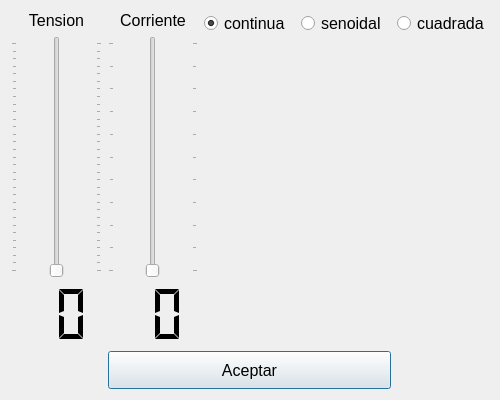
<?xml version="1.0" encoding="UTF-8"?>
<ui version="4.0">
 <class>Parametros</class>
 <widget class="QDialog" name="Parametros">
  <property name="geometry">
   <rect>
    <x>0</x>
    <y>0</y>
    <width>500</width>
    <height>400</height>
   </rect>
  </property>
  <property name="sizePolicy">
   <sizepolicy hsizetype="Expanding" vsizetype="Expanding">
    <horstretch>0</horstretch>
    <verstretch>0</verstretch>
   </sizepolicy>
  </property>
  <property name="minimumSize">
   <size>
    <width>500</width>
    <height>400</height>
   </size>
  </property>
  <property name="maximumSize">
   <size>
    <width>500</width>
    <height>400</height>
   </size>
  </property>
  <property name="font">
   <font>
    <pointsize>12</pointsize>
   </font>
  </property>
  <property name="windowTitle">
   <string>Parametros</string>
  </property>
  <property name="windowIcon">
   <iconset theme="QIcon::ThemeIcon::DocumentProperties"/>
  </property>
  <layout class="QGridLayout" name="gridLayout" rowstretch="1,8,1" columnstretch="1,1,1,1,1">
   <item row="0" column="0" rowspan="2">
    <layout class="QVBoxLayout" name="verticalLayout" stretch="0,4,1">
     <item>
      <widget class="QLabel" name="label">
       <property name="text">
        <string>Tension</string>
       </property>
       <property name="alignment">
        <set>Qt::AlignmentFlag::AlignCenter</set>
       </property>
      </widget>
     </item>
     <item>
      <widget class="QSlider" name="sliderTension">
       <property name="sizePolicy">
        <sizepolicy hsizetype="Expanding" vsizetype="Expanding">
         <horstretch>0</horstretch>
         <verstretch>0</verstretch>
        </sizepolicy>
       </property>
       <property name="maximum">
        <number>30</number>
       </property>
       <property name="pageStep">
        <number>1</number>
       </property>
       <property name="orientation">
        <enum>Qt::Orientation::Vertical</enum>
       </property>
       <property name="tickPosition">
        <enum>QSlider::TickPosition::TicksBothSides</enum>
       </property>
       <property name="tickInterval">
        <number>1</number>
       </property>
      </widget>
     </item>
     <item>
      <widget class="QLCDNumber" name="lcdTension">
       <property name="frameShape">
        <enum>QFrame::Shape::NoFrame</enum>
       </property>
       <property name="digitCount">
        <number>2</number>
       </property>
       <property name="segmentStyle">
        <enum>QLCDNumber::SegmentStyle::Flat</enum>
       </property>
      </widget>
     </item>
    </layout>
   </item>
   <item row="0" column="1" rowspan="2">
    <layout class="QVBoxLayout" name="verticalLayout_2" stretch="0,4,1">
     <item>
      <widget class="QLabel" name="label_2">
       <property name="text">
        <string>Corriente</string>
       </property>
       <property name="alignment">
        <set>Qt::AlignmentFlag::AlignCenter</set>
       </property>
      </widget>
     </item>
     <item>
      <widget class="QSlider" name="sliderCorriente">
       <property name="sizePolicy">
        <sizepolicy hsizetype="Expanding" vsizetype="Expanding">
         <horstretch>0</horstretch>
         <verstretch>0</verstretch>
        </sizepolicy>
       </property>
       <property name="maximum">
        <number>10</number>
       </property>
       <property name="orientation">
        <enum>Qt::Orientation::Vertical</enum>
       </property>
       <property name="tickPosition">
        <enum>QSlider::TickPosition::TicksBothSides</enum>
       </property>
       <property name="tickInterval">
        <number>1</number>
       </property>
      </widget>
     </item>
     <item>
      <widget class="QLCDNumber" name="lcdCorriente">
       <property name="frameShape">
        <enum>QFrame::Shape::NoFrame</enum>
       </property>
       <property name="digitCount">
        <number>2</number>
       </property>
       <property name="segmentStyle">
        <enum>QLCDNumber::SegmentStyle::Flat</enum>
       </property>
      </widget>
     </item>
    </layout>
   </item>
   <item row="0" column="2">
    <widget class="QRadioButton" name="rbtnDC">
     <property name="text">
      <string>continua</string>
     </property>
     <property name="checked">
      <bool>true</bool>
     </property>
    </widget>
   </item>
   <item row="0" column="3">
    <widget class="QRadioButton" name="rbtnSenoidal">
     <property name="text">
      <string>senoidal</string>
     </property>
    </widget>
   </item>
   <item row="0" column="4">
    <widget class="QRadioButton" name="rbtnCuadrada">
     <property name="text">
      <string>cuadrada</string>
     </property>
    </widget>
   </item>
   <item row="1" column="2" colspan="3">
    <widget class="QCustomPlot" name="plotForma" native="true"/>
   </item>
   <item row="2" column="1" colspan="3">
    <widget class="QPushButton" name="btnAceptarConfig">
     <property name="sizePolicy">
      <sizepolicy hsizetype="Minimum" vsizetype="Expanding">
       <horstretch>0</horstretch>
       <verstretch>0</verstretch>
      </sizepolicy>
     </property>
     <property name="font">
      <font>
       <pointsize>12</pointsize>
      </font>
     </property>
     <property name="text">
      <string>Aceptar</string>
     </property>
    </widget>
   </item>
  </layout>
 </widget>
 <customwidgets>
  <customwidget>
   <class>QCustomPlot</class>
   <extends>QWidget</extends>
   <header location="global">../../Recursos/qcustom/qcustomplot.h</header>
   <container>1</container>
  </customwidget>
 </customwidgets>
 <resources/>
 <connections/>
</ui>
